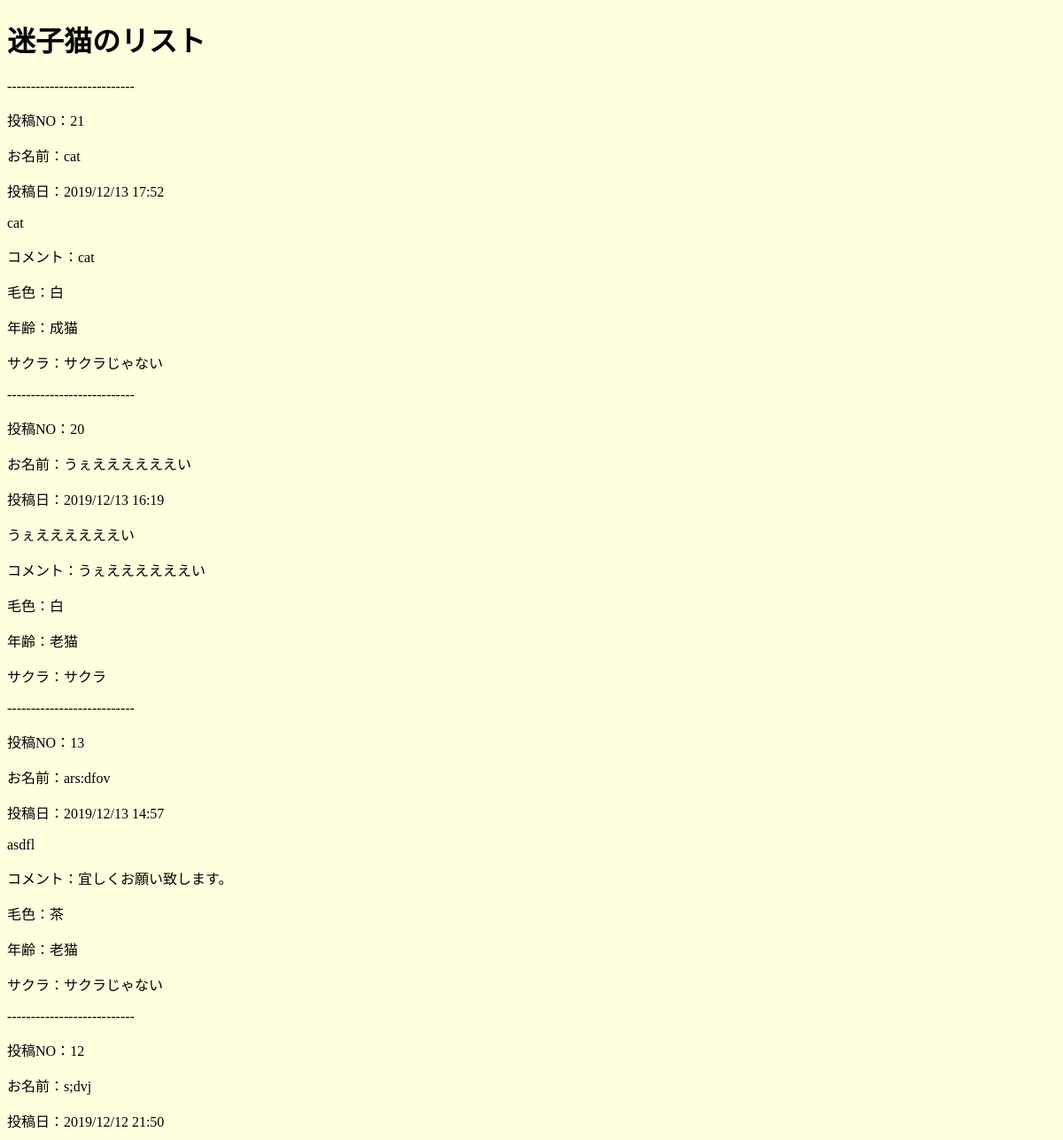
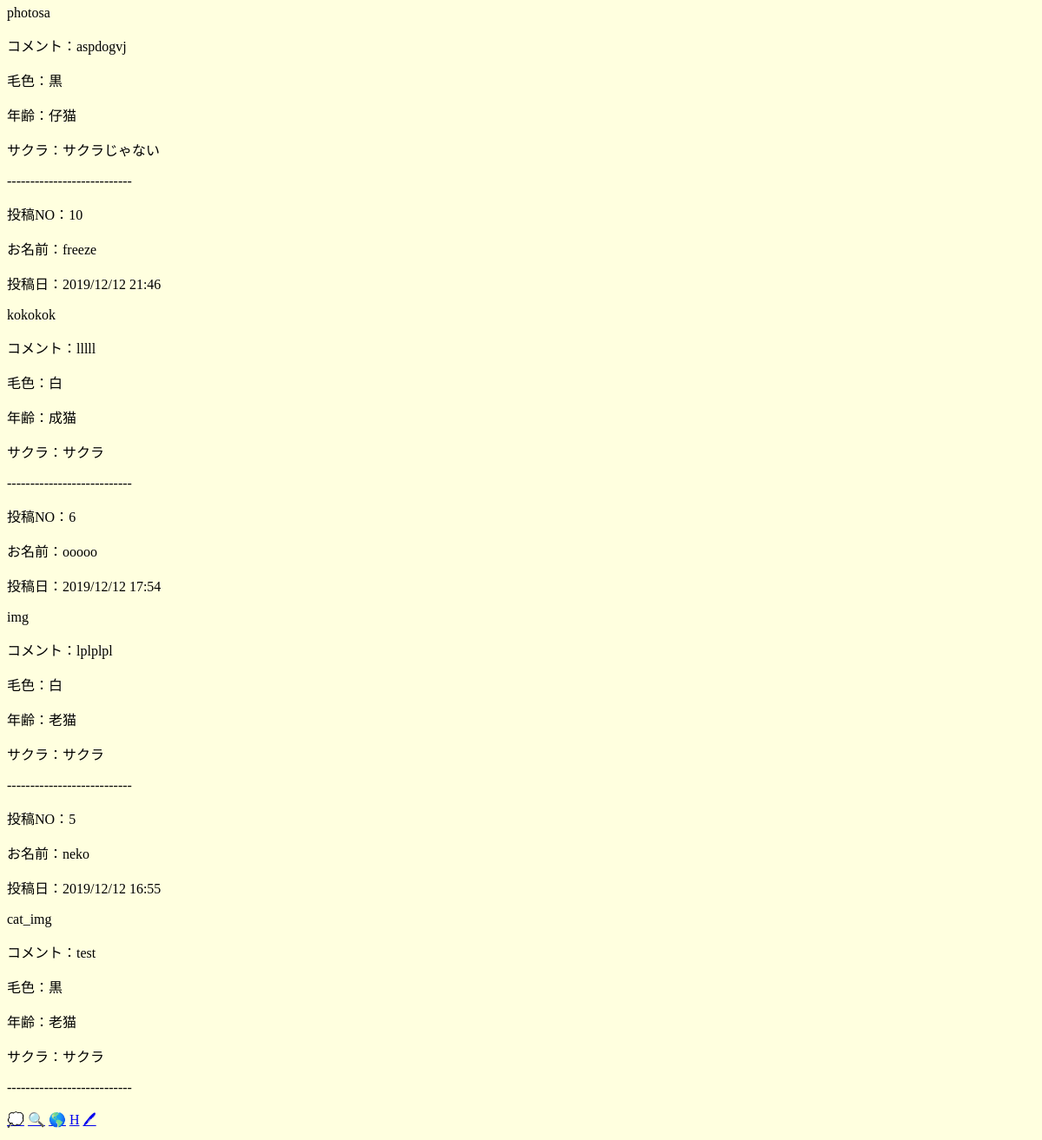
Page /maigoneko on the committed database (2 pictures, top to bottom).
### tables this page shows
CREATE TABLE "cat" (
	"id"	INTEGER PRIMARY KEY AUTOINCREMENT,
	"name"	TEXT,
	"date"	TEXT,
	"imgpath"	TEXT,
	"comment"	TEXT,
	"color"	TEXT,
	"age"	TEXT,
	"ear"	TEXT,
	"genre"	TEXT
);

### cat2.py (the view)
@app.route("/maigoneko")
def maigoneko():
    conn = sqlite3.connect('cat.db')
    c = conn.cursor()
    c.execute("select id, name, date, imgpath, comment, color, ear, age from cat where genre = '迷子' order by id DESC limit 10")
    maigoneko_list = []
    for m_cat in c.fetchall():
        maigoneko_list.append({
            "id": m_cat[0],
            "name": m_cat[1],
            "date": m_cat[2],
            "imgpath": m_cat[3],
            "comment": m_cat[4],
            "color": m_cat[5],
            "ear": m_cat[6],
            "age": m_cat[7]
        })
    c.close()
    return render_template("maigoneko.html", maigo_list = maigoneko_list)

### templates/maigoneko.html (shortened to what this page needs)
<!DOCTYPE html>
<html lang="en">
<head>
    <link rel="stylesheet" href="../static/css/style.css">
</head>
<body>
    <header>
        <h1>迷子猫のリスト</h1>
    </header>
    <p>---------------------------</p>
    {% for neko in maigo_list %}
    <p>投稿NO：{{neko["id"]}}</p>
    <p>お名前：{{neko["name"]}}</p>
    <p>投稿日：{{neko["date"]}}</p>
    <p>{{neko["imgpath"]}}</p>
    <p>コメント：{{neko["comment"]}}</p>
    <p>毛色：{{neko["color"]}}</p>
    <p>年齢：{{neko["age"]}}</p>
    <p>サクラ：{{neko["ear"]}}</p>
    <p>---------------------------</p>
    {% endfor %}
    <div class="menu_bar">
        <a href="/noraneko">💭</a>
        <a href="/search">🔍</a>
        <a href="/top">🌎</a>
        <a href="/maigoneko">H</a>
        <a href="/regist">🖊</a>
    </div>
</body>
</html>

### static/css/style.css (style rules this page uses)
body { background-color: #ffffdf; }

### rows in the picture
cat: id "21", name "cat", date "2019/12/13 17:52", imgpath "cat", comment "cat", color "白", age "成猫", ear "サクラじゃない"
cat: id "20", name "うぇええええええい", date "2019/12/13 16:19", imgpath "うぇええええええい", comment "うぇええええええい", color "白", age "老猫", ear "サクラ"
cat: id "13", name "ars:dfov", date "2019/12/13 14:57", imgpath "asdfl", comment "宜しくお願い致します。", color "茶", age "老猫", ear "サクラじゃない"
cat: id "12", name "s;dvj", date "2019/12/12 21:50", imgpath "photosa", comment "aspdogvj", color "黒", age "仔猫", ear "サクラじゃない"
cat: id "10", name "freeze", date "2019/12/12 21:46", imgpath "kokokok", comment "lllll", color "白", age "成猫", ear "サクラ"
cat: id "6", name "ooooo", date "2019/12/12 17:54", imgpath "img", comment "lplplpl", color "白", age "老猫", ear "サクラ"
cat: id "5", name "neko", date "2019/12/12 16:55", imgpath "cat_img", comment "test", color "黒", age "老猫", ear "サクラ"
